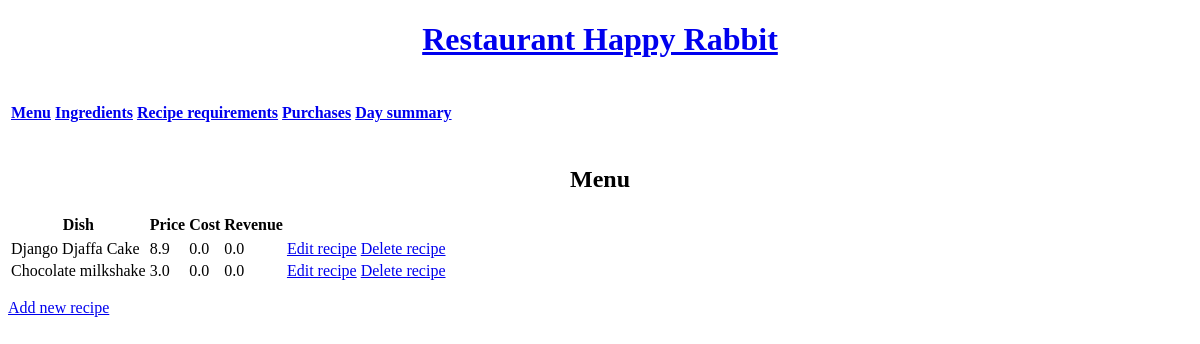
Before: /menu/ (signed in) with the older database file.
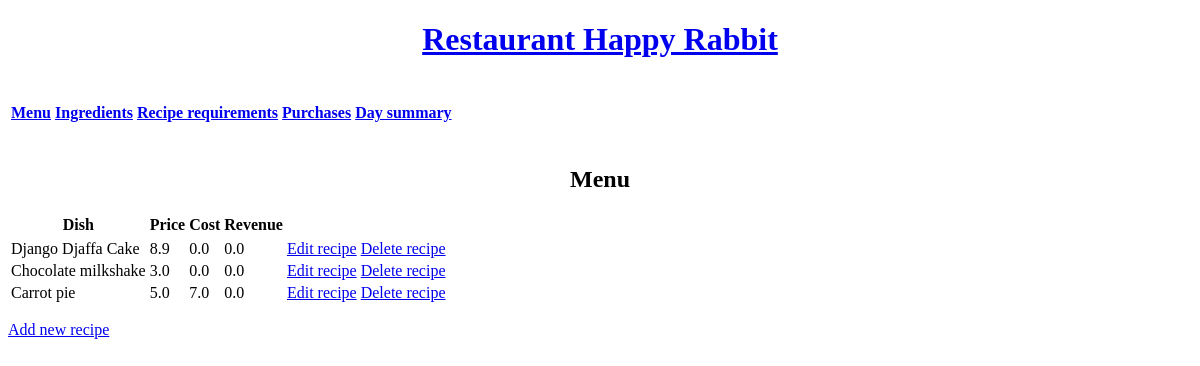
After: the same page with the newer database file.
### Inventory/models.py (models this page shows, shortened)
class MenuItem(models.Model):
    item_name = models.CharField(max_length=30)
    price = models.FloatField(default=0.0)
    cost = models.FloatField(default=0.0)
    revenue = models.FloatField(default=0.0)

### Inventory/views.py (the view)
# urls.py: path('menu/', views.MenuView.as_view(), name='menu'),
class MenuView(LoginRequiredMixin,ListView):
    model = MenuItem
    template_name = 'Inventory/menu.html'
    def get_context_data(self):
        context = super().get_context_data()
        context['menu'] = MenuItem.objects.all()
        return context

### Inventory/templates/Inventory/menu.html (shortened to what this page needs)
{% extends 'Inventory/base.html' %}
{% load static %}
{% block content %}
<h2><center>Menu</center></h2>
<table>
    <thead>
    <tr>
        <th>Dish</th>
        <th>Price</th>
        <th>Cost</th>
        <th>Revenue</th>
    </tr>
    </thead>
    <tbody>
        <tr>
    {% for item in menu %}
        <tr>
            <td>{{ item.item_name }}</td>
            <td>{{ item.price }}</td>
            <td>{{ item.cost }}</td>
            <td>{{ item.revenue }}</td>
            <td><a href="{% url 'updatemenuitem' item.id %}">Edit recipe</a></td>
            <td><a href="{% url 'deletemenuitem' item.id %}">Delete recipe</a></td>
        </tr>
    {% endfor %}
    </tbody>
</table>
<p><a href="{% url 'addmenuitem' %}">Add new recipe</a></p>
{% endblock %}

Changed rows visible on the page:
added MenuItem: item_name "Carrot pie", price "5.0", cost "7.0", revenue "0.0"
